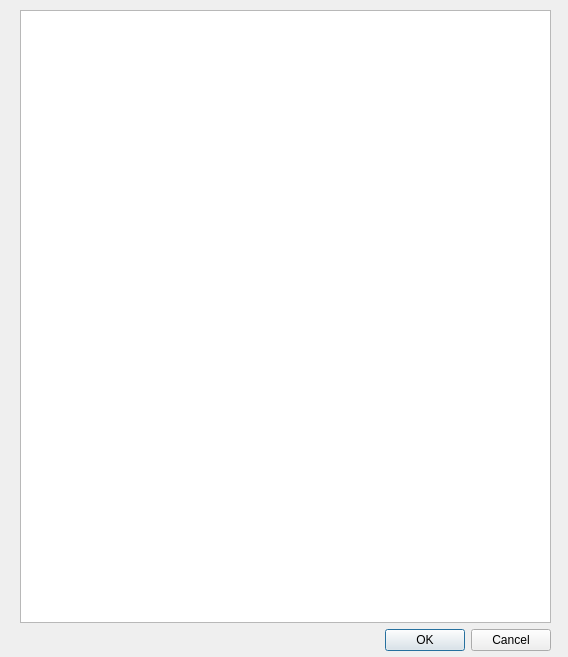
<?xml version="1.0" encoding="UTF-8"?>
<ui version="4.0">
 <class>Dialog</class>
 <widget class="QDialog" name="Dialog">
  <property name="geometry">
   <rect>
    <x>0</x>
    <y>0</y>
    <width>568</width>
    <height>657</height>
   </rect>
  </property>
  <property name="windowTitle">
   <string>Dialog</string>
  </property>
  <widget class="QWidget" name="">
   <property name="geometry">
    <rect>
     <x>20</x>
     <y>10</y>
     <width>531</width>
     <height>641</height>
    </rect>
   </property>
   <layout class="QVBoxLayout" name="verticalLayout">
    <item>
     <widget class="QPlainTextEdit" name="text_stree"/>
    </item>
    <item>
     <widget class="QDialogButtonBox" name="buttonBox">
      <property name="orientation">
       <enum>Qt::Horizontal</enum>
      </property>
      <property name="standardButtons">
       <set>QDialogButtonBox::Cancel|QDialogButtonBox::Ok</set>
      </property>
     </widget>
    </item>
   </layout>
  </widget>
 </widget>
 <resources/>
 <connections>
  <connection>
   <sender>buttonBox</sender>
   <signal>accepted()</signal>
   <receiver>Dialog</receiver>
   <slot>accept()</slot>
   <hints>
    <hint type="sourcelabel">
     <x>248</x>
     <y>254</y>
    </hint>
    <hint type="destinationlabel">
     <x>157</x>
     <y>274</y>
    </hint>
   </hints>
  </connection>
  <connection>
   <sender>buttonBox</sender>
   <signal>rejected()</signal>
   <receiver>Dialog</receiver>
   <slot>reject()</slot>
   <hints>
    <hint type="sourcelabel">
     <x>316</x>
     <y>260</y>
    </hint>
    <hint type="destinationlabel">
     <x>286</x>
     <y>274</y>
    </hint>
   </hints>
  </connection>
 </connections>
</ui>
